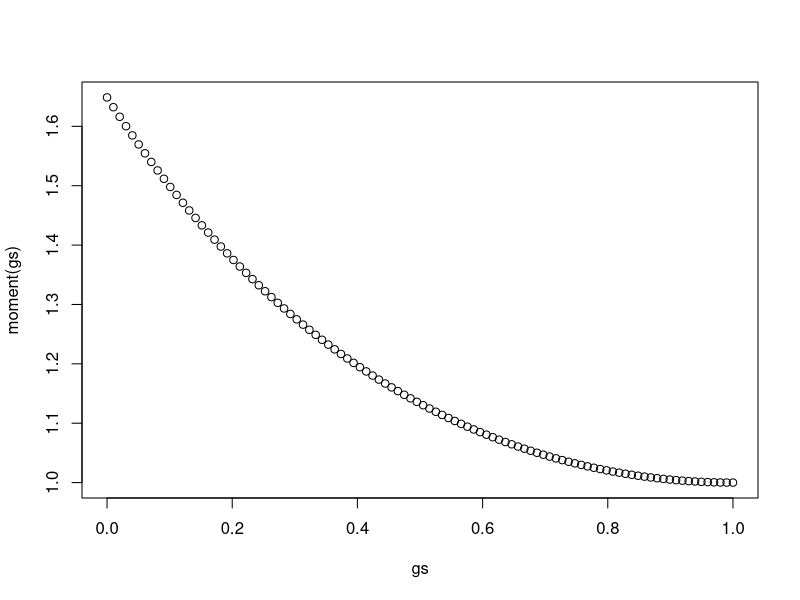

Write the R code that produced this figure. (Note: this script raises an error after producing the figure.)
# Explore possible algorithm functions and shock distributions

# Cobb-Douglas ----
A <- function(n,e,g=.5){
  return(n^g*e^(1-g))
}

mu <- 0
sd <- 1
dist <- function(x){
  dlnorm(x,mu,sd)
}

gs <- seq(0,1,length.out=100)

moment <- function(g){
  piece <- function(x){
    (x^(1-g))*dist(x)
  }
  mom=integrate(piece,0,Inf)[[1]]
  return(mom)
}
moment <- Vectorize(moment)

plot(gs,moment(gs))

EA <- function(x,g){
  x^g*moment(g)
}





integrate(test,0,Inf)
  
